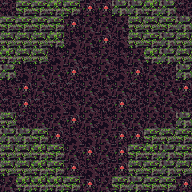

A 2D game scene composited from a Tiled map and its tileset images. What follows is a short description and the map's XML, with every tile layer's data as written:
An orthogonal 12x12 tile map with 16x16 px tiles, 1 tile layer (tile) and 18 objects.

<map version="1.0" tiledversion="1.1.2" orientation="orthogonal" renderorder="right-down" width="12" height="12" tilewidth="16" tileheight="16" infinite="0" nextobjectid="74">
 <tileset firstgid="1" source="tileset.tsx" />
 <layer name="tile" width="12" height="12">
  <data encoding="csv">
25,20,20,21,20,22,22,18,18,21,18,25,
20,20,20,20,22,23,23,23,19,19,20,18,
19,19,19,21,24,23,22,24,19,20,18,19,
21,19,19,24,23,24,23,24,23,21,18,19,
18,24,23,23,22,25,23,24,22,23,25,18,
24,22,23,25,25,23,24,23,25,23,23,22,
25,22,25,24,24,23,25,22,25,23,23,25,
19,25,23,23,22,23,24,23,23,23,23,18,
18,18,20,22,24,24,23,22,22,20,19,20,
19,19,21,20,23,22,23,22,20,21,18,20,
19,19,21,20,22,24,25,22,19,20,18,19,
23,21,21,21,20,22,23,20,18,20,20,22
</data>
 </layer>
 <objectgroup name="creature">
  <object id="68" gid="241" x="48" y="80" width="16" height="16">
   <properties>
    <property name="probability" value="8" />
   </properties>
  </object>
  <object id="69" gid="241" x="112" y="144" width="16" height="16">
   <properties>
    <property name="probability" value="8" />
   </properties>
  </object>
  <object id="70" gid="241" x="128" y="80" width="16" height="16">
   <properties>
    <property name="probability" value="8" />
   </properties>
  </object>
  <object id="71" gid="241" x="48" y="128" width="16" height="16">
   <properties>
    <property name="probability" value="8" />
   </properties>
  </object>
  <object id="72" gid="241" x="96" y="96" width="16" height="16">
   <properties>
    <property name="probability" value="8" />
   </properties>
  </object>
  <object id="73" gid="241" x="80" y="112" width="16" height="16">
   <properties>
    <property name="probability" value="8" />
   </properties>
  </object>
 </objectgroup>
 <objectgroup name="furniture">
  <object id="55" gid="52" x="48" y="64" width="16" height="16" />
  <object id="56" gid="52" x="128" y="64" width="16" height="16" />
  <object id="57" gid="52" x="128" y="144" width="16" height="16" />
  <object id="58" gid="52" x="48" y="144" width="16" height="16" />
  <object id="59" gid="52" x="16" y="128" width="16" height="16" />
  <object id="60" gid="52" x="64" y="176" width="16" height="16" />
  <object id="61" gid="52" x="112" y="176" width="16" height="16" />
  <object id="62" gid="52" x="160" y="128" width="16" height="16" />
  <object id="63" gid="52" x="160" y="80" width="16" height="16" />
  <object id="64" gid="52" x="112" y="32" width="16" height="16" />
  <object id="65" gid="52" x="64" y="32" width="16" height="16" />
  <object id="66" gid="52" x="16" y="80" width="16" height="16" />
 </objectgroup>
 <objectgroup name="description" />
</map>
